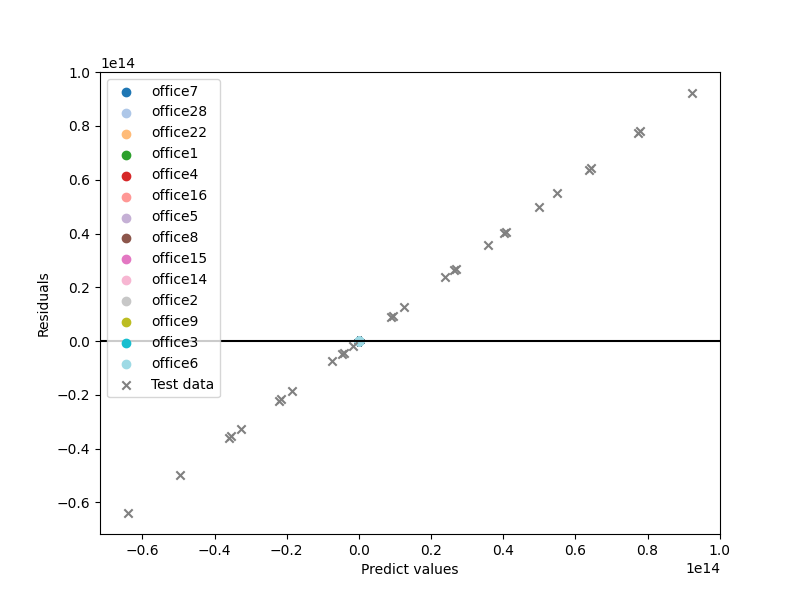

This figure's Python source:
import numpy as np
import pandas as pd
import matplotlib.pyplot as plt
# OPTUNAをインポート(OPTUNAはハイパーパラメータの最適化ライブラリ)
import optuna
# KFoldのインポート
from sklearn.model_selection import KFold
from sklearn.linear_model import LinearRegression
from sklearn.preprocessing import PolynomialFeatures
from sklearn.metrics import mean_squared_error
from sklearn.metrics import r2_score
from sklearn.metrics import mean_absolute_error

from sklearn.metrics import mean_squared_error
X_train = pd.read_csv("/home/gakubu/デスクトップ/MLTgit/MLT/ML_9/X_train_sc.csv")
y_train = pd.read_csv("/home/gakubu/デスクトップ/MLTgit/MLT/ML_9/y_train.csv")
X_test = pd.read_csv("/home/gakubu/デスクトップ/MLTgit/MLT/ML_9/X_test_sc.csv")
y_test = pd.read_csv("/home/gakubu/デスクトップ/MLTgit/MLT/ML_9/y_test.csv")
df_train = pd.read_csv("/home/gakubu/デスクトップ/MLTgit/MLT/ML_9/df_train.csv")
df_test = pd.read_csv("/home/gakubu/デスクトップ/MLTgit/MLT/ML_9/df_test.csv")

# k分割交差検証を行う
# KFoldの設定
kf = KFold(n_splits=10, shuffle=True, random_state=42)


def objective(trial):
    # ハイパーパラメータのサンプリング（多項式の次数を1から10の整数とします）
    degree = trial.suggest_int('degree', 1, 4)

    # 多項式特徴量の追加
    poly = PolynomialFeatures(degree=degree)
    X_train_poly = poly.fit_transform(X_train)

    # 線形回帰モデルの構築
    model = LinearRegression()
    model.fit(X_train_poly, y_train)

    # 交差検証で評価
    mse_scores = []
    for train_idx, val_idx in kf.split(X_train):
        X_train_fold, X_val_fold = X_train.loc[train_idx], X_train.loc[val_idx]
        y_train_fold, y_val_fold = y_train.loc[train_idx], y_train.loc[val_idx]

        X_train_fold_poly = poly.transform(X_train_fold)
        X_val_fold_poly = poly.transform(X_val_fold)

        model_fold = LinearRegression()
        model_fold.fit(X_train_fold_poly, y_train_fold)

        y_val_pred = model_fold.predict(X_val_fold_poly)
        mse_fold = mean_squared_error(y_val_fold, y_val_pred)
        mse_scores.append(mse_fold)

    # Optunaは最小化の問題を解くので、MSEを返す
    return np.mean(mse_scores)


# Optunaの最適化
search_space = {'degree': range(1, 4)}
study = optuna.create_study(
    sampler=optuna.samplers.GridSampler(search_space), direction='minimize')
study.optimize(objective)

# 結果の表示
best_degree = study.best_params['degree']
best_score = study.best_value

print(f"Best Degree: {best_degree}")
print(f"Best Score: {best_score}")

best_degree = study.best_params['degree']

# 多項式特徴量の追加
poly = PolynomialFeatures(degree=best_degree)
X_train_poly = poly.fit_transform(X_train)
X_test_poly = poly.transform(X_test)

# 線形回帰モデルの構築
model = LinearRegression()
model.fit(X_train_poly, y_train)

# 予測値の計算
y_train_pred = model.predict(X_train_poly)
y_test_pred = model.predict(X_test_poly)

# 予測精度の評価（例として、平均二乗誤差を表示）
mse_train = mean_squared_error(y_train, y_train_pred)
mse_test = mean_squared_error(y_test, y_test_pred)

print(f"Train Mean Squared Error: {mse_train}")
print(f"Test Mean Squared Error: {mse_test}")

# データに予測値と誤差を追加
df_train['Predict values'] = y_train_pred
df_train['Residuals'] = df_train['Predict values'] - df_train['RoI']
df_test['Predict values'] = y_test_pred
df_test['Residuals'] = df_test['Predict values'] - df_test['RoI']


def get_office_name(case_name):
    name_parts = case_name.split('_', 2)  # _で分割
    if len(name_parts) > 0:
        return name_parts[0]
    else:
        return case_name  # 分割できない場合は元の行名を返す


# データをオフィスごとにプロット
df_train['office_name'] = df_train['case_name'].map(get_office_name)

# print(df_train.head())
# print(df_test.head())

plot_column = 'office_name'

# カラーマップを選択
cmap = plt.get_cmap('tab20')

# プロット
fig, ax = plt.subplots(figsize=(8, 6))

unique_values = df_train[plot_column].unique()
colors = cmap(np.linspace(0, 1, len(unique_values)))

for value, color in zip(unique_values, colors):
    subset = df_train[df_train[plot_column] == value]
    ax.scatter(subset['Predict values'], subset['Residuals'],
               marker='o', label=value, color=color)

ax.scatter(df_test['Predict values'], df_test['Residuals'],
           marker='x', label='Test data', c='gray')
plt.xlabel('Predict values')
plt.ylabel('Residuals')
plt.axhline(y=0, c='k')
plt.legend()
plt.savefig("/home/gakubu/デスクトップ/MLTgit/MLT/ML_9/ML_9_2/ML_9_2.png")
plt.show()

df_er = pd.DataFrame({'r2(決定係数)': [r2_score(y_test, y_test_pred)],
                     'RMSE(平方平均二乗誤差)': [np.sqrt(mean_squared_error(y_test, y_test_pred))],
                      'MSE(平均二乗誤差)': [mean_squared_error(y_test, y_test_pred)],
                      'MAE(平均絶対誤差)': [mean_absolute_error(y_test, y_test_pred)]})

df_er.to_csv(
    "/home/gakubu/デスクトップ/MLTgit/MLT/ML_9/ML_9_2/df_er.csv", index=False)
